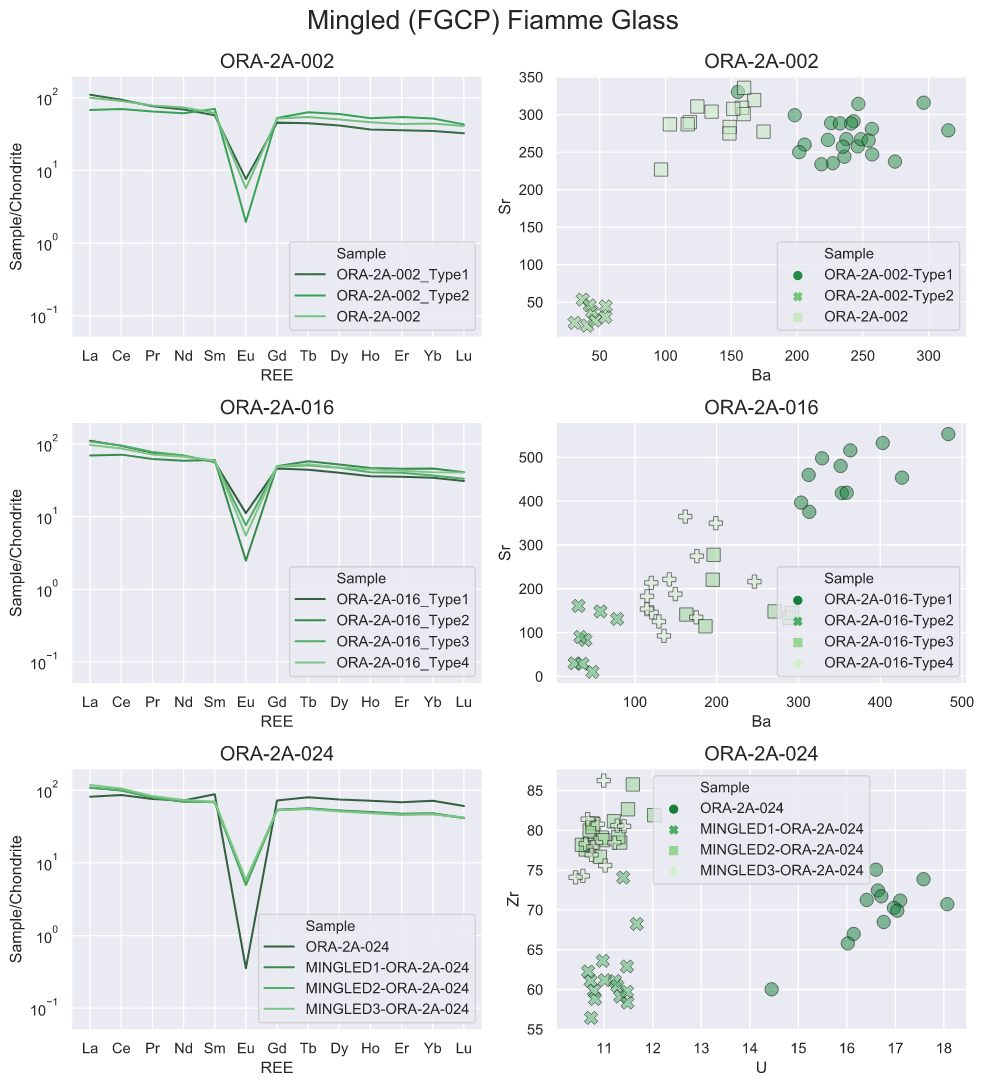

Python code for this plot:
#!/usr/bin/env python3
# -*- coding: utf-8 -*-
"""
Created on Wed Nov 27 16:32:52 2019

@author: gennachiaro
"""
import pandas as pd
import numpy as np
import seaborn as sns; sns.set()
import matplotlib.pyplot as plt

#import csv file
REE = pd.read_csv('/Users/gennachiaro/Documents/Vanderbilt/Research/Ora Caldera/Trace Elements/All_REE_Normalized.csv',index_col=0)

#plot 1
One = REE.loc[['ORA-2A-002_Type1','ORA-2A-002_Type2','ORA-2A-002']]
One_index = One.index

#plot 2
Two = REE.loc[['ORA-2A-016_Type1','ORA-2A-016_Type2','ORA-2A-016_Type3','ORA-2A-016_Type4']]
Two_index = Two.index

#plot 3
Three = REE.loc[['ORA-2A-024','MINGLED1-ORA-2A-024','MINGLED2-ORA-2A-024','MINGLED3-ORA-2A-024']]
Three_index = Three.index

tr = pd.read_csv('/Users/gennachiaro/Documents/Vanderbilt/Research/Ora Caldera/Trace Elements/TraceElements_All.csv', index_col=1)

#plot 4
Four = tr.loc[['ORA-2A-002-Type1','ORA-2A-002-Type2','ORA-2A-002']]
Four_index = Four.index

#plot 5
Five = tr.loc[['ORA-2A-016-Type1','ORA-2A-016-Type2','ORA-2A-016-Type3','ORA-2A-016-Type4']]
Five_index = Five.index

#plot 6
Six = tr.loc[['ORA-2A-024','MINGLED1-ORA-2A-024','MINGLED2-ORA-2A-024','MINGLED3-ORA-2A-024']]
Six_index = Six.index

#set background color
sns.set_style("darkgrid")

#create plot
#set subplot structure

#plot matrix
fig = plt.figure(figsize=(10.4,11))

title = fig.suptitle("Mingled (FGCP) Fiamme Glasses", fontsize=18, y = 1.02)

#plot 1
plt.subplot(3, 2, 1)
plot1 = sns.lineplot(data = One, x= 'REE', y='Sample/Chondrite', hue = One_index, sort = False, palette="Greens_d",legend="brief")
plt.title('ORA-2A-002',fontsize = 15)
plt.ylim(0.05, 200)
plt.legend(loc='lower right')
#set y axis to log scale
plot1.set(yscale='log')
#set x-axis labels


#plot 2
plt.subplot(3, 2, 3)
plot2 = sns.lineplot(data = Two, x= 'REE', y='Sample/Chondrite', hue = Two_index, sort = False, palette="Greens_d",legend="brief")
plt.title('ORA-2A-016', fontsize = 15)
plt.ylim(0.05, 200)
plt.legend(loc='lower right')
#set y axis to log scale
plot2.set(yscale='log')

#plot 3
plt.subplot(3, 2, 5)
plot3 = sns.lineplot(data = Three, x= 'REE', y='Sample/Chondrite', hue = Three_index, sort = False, palette="Greens_d",legend="brief")
plt.title('ORA-2A-024',fontsize = 15)
plt.ylim(0.05, 200)
plt.legend(loc='lower right')
#set y axis to log scale
plot3.set(yscale='log')

#plot 4
plt.subplot(3, 2, 2)
plot4 = sns.scatterplot(data = Four, x= 'Ba', y='Sr', hue = Four_index, style = Four_index, palette="Greens_r", edgecolor="black", s=100, alpha = 0.5)
plt.title('ORA-2A-002',fontsize = 15)
plt.legend(loc='lower right')

#plot 5
plt.subplot(3, 2, 4)
plot5 = sns.scatterplot(data = Five, x= 'Ba', y='Sr', hue = Five_index, style = Five_index, palette="Greens_r", edgecolor="black", s=100, alpha = 0.5)
plt.title('ORA-2A-016',fontsize = 15)
plt.legend(loc='lower right')

#plot 6
plt.subplot(3, 2, 6)
plot6 = sns.scatterplot(data = Six, x= 'U', y='Zr', hue = Six_index, style = Six_index, palette="Greens_r", edgecolor="black", s=100, alpha = 0.5, legend="brief")
plt.title('ORA-2A-024',fontsize = 15)
plt.legend(loc='upper center')

fig.tight_layout()
plt.show()
